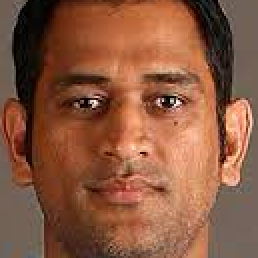
#> input picture Dataset/Dhoni/Dhoni1.png, 129 x 129 px (shown 2 times larger)
$ jupyter execute --allow-errors ImageClassifier.ipynb
#> lines starting #> are read from the running program, lines starting #| are printed output that depends on the picture; after the words box and inside, x2 and y2 are one past the last pixel; in counts of white or black regions, pixels touching at a corner belong together
#> further down, img_array is the input picture: shape (129, 129, 3); mean R, G, B 138, 88.3, 63.7
#> `img_resized=resize(img_array,(150,150,3))`:
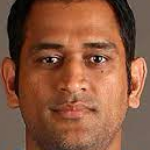
#> img_resized: shape (150, 150, 3) float64; mean R, G, B 0.541, 0.346, 0.25
[cell 1]
import pandas as pd
import os
from skimage.transform import resize
from skimage.io import imread
import numpy as np
import matplotlib.pyplot as plt

[cell 2]
Categories=['Dhoni','Virat']
input_list=[] #input
output_list=[] #output

[cell 3]
datadir="Dataset"

#> (a cell that did not finish here is left out)

[cell 5]
input_array=np.array(input_list) #converting image into array
target=np.array(output_list)
df=pd.DataFrame(input_array) #dataframe creation using pandas
df['Target']=target
x=df.iloc[:,:-1] #input
y=df.iloc[:,-1] #output

[cell 6]
from sklearn import svm
from sklearn.model_selection import GridSearchCV
param_grid={'C':[0.1,1,10,100],'gamma':[0.0001,0.001,0.1,1],'kernel':['rbf','poly']}
svc=svm.SVC(probability=True)
model=GridSearchCV(svc,param_grid)

[cell 7]
from sklearn.model_selection import train_test_split
x_train,x_test,y_train,y_test=train_test_split(x,y,test_size=0.20,random_state=77,stratify=y)
print('Test Train Split Successful')
#> (the rest of this cell did not finish here and is left out)

[cell 8]
from sklearn.metrics import accuracy_score
#> (the rest of this cell did not finish here and is left out)

[cell 9]
url="\v2.jpg"
#> (the rest of this cell did not finish here and is left out)

[cell 10]
import cv2
face_cascade=cv2.CascadeClassifier("haarcascade_frontalface_default.xml")
eye_cascade=cv2.CascadeClassifier("haarcascade_eye.xml")

#> (a cell that did not finish here is left out)

#> (a cell that did not finish here is left out)

#> (a cell that did not finish here is left out)

[cell 14]
cap = cv2.VideoCapture(0)

# loop runs if capturing has been initialized.
while 1:

    # reads frames from a camera
    ret, img = cap.read()
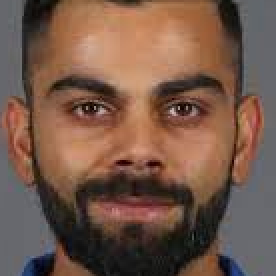
#> input picture Virat1.png, 138 x 138 px, given in place of the camera (shown 2 times larger)
#> img is the input picture: shape (138, 138, 3); mean B, G, R 73.5, 88, 117.1

    # convert to gray scale of each frames
    gray = cv2.cvtColor(img, cv2.COLOR_BGR2GRAY)
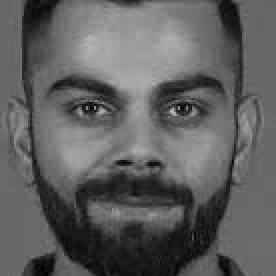
#> gray: shape (138, 138) (shown 2 times larger); min 2, max 191, mean 95

    # Detects faces of different sizes in the input image
    faces = face_cascade.detectMultiScale(gray, 1.3, 5)
#> faces = [[12, 10, 116, 116]]

    for (x,y,w,h) in faces:
        # To draw a rectangle in a face
        cv2.rectangle(img,(x,y),(x+w,y+h),(255,255,0),2)
        roi_gray = gray[y:y+h, x:x+w]
        roi_color = img[y:y+h, x:x+w]
#> this loop made 1 pass
#> pass 1, `roi_gray = gray[y:y+h, x:x+w]`:
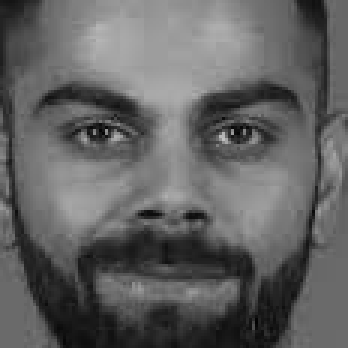
#> roi_gray: shape (116, 116) (shown 3 times larger); min 2, max 191, mean 97.6
#> pass 1, `roi_color = img[y:y+h, x:x+w]`:
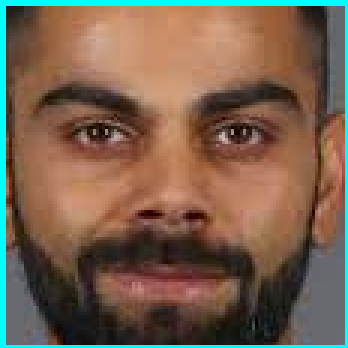
#> roi_color: shape (116, 116, 3) (shown 3 times larger); mean B, G, R 80, 97.8, 118.9
#> after the loop:
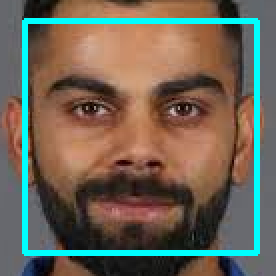
#> img: shape (138, 138, 3) (shown 2 times larger); 7.29% of pixels changed, all inside (x1, y1, x2, y2) = (11, 9, 130, 128)


    # Display an image in a window
    cv2.imshow('img',img)
    neededface=roi_color
    cv2.imwrite("DetectedFace.jpg",roi_color)


    # Wait for Esc key to stop
    k = cv2.waitKey(10)
#> (key Esc is pressed here)
    if k == 27:
        cap.release()
        cv2.destroyAllWindows()
        break

[cell 15]
plt.imshow(neededface)
plt.show()

[cell 16]
img_resize=resize(roi_color,(150,150,3))
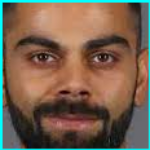
#> img_resize: shape (150, 150, 3) float64; mean B, G, R 0.313, 0.383, 0.467
l=[img_resize.flatten()]
#> (the rest of this cell did not finish here and is left out)
